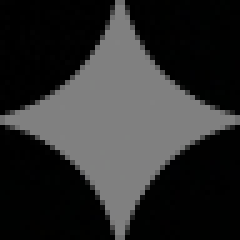
#> input picture assets/bg_48.png, 48 x 48 px, found by its file name (shown 5 times larger)
$ python test.py
#> lines starting #> are read from the running program, lines starting #| are printed output that depends on the picture
### watermark_remover.py
#!/usr/bin/env python3
"""
Gemini Watermark Remover - Python Implementation

Core watermark removal engine using reverse alpha blending.
"""

import cv2
import numpy as np
from pathlib import Path
from typing import Optional, Tuple, Union
from enum import Enum


class WatermarkSize(Enum):
    """Watermark size enumeration"""
    SMALL = (48, 48, 32)  # (width, height, margin)
    LARGE = (96, 96, 64)  # (width, height, margin)


class WatermarkRemover:
    """
    Gemini Watermark Removal Engine

    Uses reverse alpha blending to mathematically remove watermarks:
    original = (watermarked - alpha * logo_value) / (1 - alpha)
    """

    def __init__(self, logo_value: float = 255.0):
        """
        Initialize the watermark remover.

        Args:
            logo_value: The brightness value of the Gemini logo (default: 255 = white)
        """
        self.logo_value = logo_value
        self.alpha_threshold = 0.002  # Ignore very small alpha (noise)
        self.max_alpha = 0.99  # Avoid division by near-zero

        # Load real alpha maps from Gemini watermark captures
        script_dir = Path(__file__).parent
        bg_48_path = script_dir / 'bg_48.png'
        bg_96_path = script_dir / 'bg_96.png'

        if bg_48_path.exists() and bg_96_path.exists():
            self.alpha_map_small = self.calculate_alpha_map(cv2.imread(str(bg_48_path)))
            self.alpha_map_large = self.calculate_alpha_map(cv2.imread(str(bg_96_path)))
        else:
            # Fall back to default alpha maps if files not found
            self.alpha_map_small = None
            self.alpha_map_large = None

    @staticmethod
    def get_watermark_size(image_width: int, image_height: int) -> WatermarkSize:
        """
        Determine watermark size based on image dimensions.

        Gemini's rules:
        - Large (96x96, 64px margin): BOTH width AND height > 1024
        - Small (48x48, 32px margin): Otherwise (including 1024x1024)

        Args:
            image_width: Image width in pixels
            image_height: Image height in pixels

        Returns:
            WatermarkSize enum (SMALL or LARGE)
        """
        if image_width > 1024 and image_height > 1024:
            return WatermarkSize.LARGE
        return WatermarkSize.SMALL

    @staticmethod
    def calculate_alpha_map(bg_capture: np.ndarray) -> np.ndarray:
        """
        Calculate alpha map from background capture.

        Takes the maximum value across RGB channels and normalizes to [0, 1].

        Args:
            bg_capture: Background capture image (BGR format)

        Returns:
            Alpha map as float32 array with values in [0, 1]
        """
        # Take max of RGB channels for brightness
        if len(bg_capture.shape) == 3 and bg_capture.shape[2] == 3:
            gray = np.max(bg_capture, axis=2)
        else:
            gray = bg_capture

        # Normalize to [0, 1]
        alpha_map = gray.astype(np.float32) / 255.0
        return alpha_map

    # [30 lines left out: function create_default_alpha_map, not called in this run]

    def get_watermark_position(self, image_width: int, image_height: int,
                               size: WatermarkSize) -> Tuple[int, int]:
        """
        Calculate watermark position (bottom-right with margin).

        Args:
            image_width: Image width
            image_height: Image height
            size: Watermark size

        Returns:
            (x, y) position of top-left corner of watermark
        """
        w, h, margin = size.value
        x = image_width - w - margin
        y = image_height - h - margin
        return (x, y)

    def remove_watermark_from_region(self, image_region: np.ndarray,
                                     alpha_map: np.ndarray) -> np.ndarray:
        """
        Apply reverse alpha blending to remove watermark from image region.

        Formula: original = (watermarked - alpha * logo) / (1 - alpha)

        Args:
            image_region: Image region containing watermark (BGR, uint8)
            alpha_map: Alpha map for the watermark (float32, [0, 1])

        Returns:
            Restored image region (BGR, uint8)
        """
        # Convert to float for computation
        image_f = image_region.astype(np.float32)

        # Expand alpha to 3 channels (BGR)
        alpha_3ch = np.expand_dims(alpha_map, axis=2)

        # Create mask for pixels above threshold
        valid_mask = alpha_map >= self.alpha_threshold

        # Clamp alpha to avoid division issues (only upper limit!)
        alpha_clamped = np.minimum(alpha_3ch, self.max_alpha)
        one_minus_alpha = 1.0 - alpha_clamped

        # Apply reverse alpha blending
        original = (image_f - alpha_clamped * self.logo_value) / one_minus_alpha

        # Only update pixels with significant watermark effect
        result = image_f.copy()
        for c in range(3):  # Process each channel
            result[:, :, c] = np.where(valid_mask, original[:, :, c], image_f[:, :, c])

        # Clamp to valid range and convert back
        result = np.clip(result, 0, 255).astype(np.uint8)
        return result

    def remove_watermark(self, image: np.ndarray,
                        force_size: Optional[WatermarkSize] = None,
                        alpha_map: Optional[np.ndarray] = None) -> np.ndarray:
        """
        Remove watermark from image.

        Args:
            image: Input image (BGR format)
            force_size: Optional forced watermark size
            alpha_map: Optional custom alpha map (if None, uses default)

        Returns:
            Image with watermark removed
        """
        if image is None or image.size == 0:
            raise ValueError("Empty image provided")

        # Ensure BGR format
        if len(image.shape) == 2:
            image = cv2.cvtColor(image, cv2.COLOR_GRAY2BGR)
        elif image.shape[2] == 4:
            image = cv2.cvtColor(image, cv2.COLOR_BGRA2BGR)

        # Make a copy to avoid modifying original
        result = image.copy()

        # Determine watermark size
        height, width = image.shape[:2]
        size = force_size or self.get_watermark_size(width, height)

        # Get watermark position
        x, y = self.get_watermark_position(width, height, size)
        w, h, _ = size.value

        # Get or create alpha map
        if alpha_map is None:
            # Use preloaded real alpha maps if available
            if size == WatermarkSize.SMALL and self.alpha_map_small is not None:
                alpha_map = self.alpha_map_small
            elif size == WatermarkSize.LARGE and self.alpha_map_large is not None:
                alpha_map = self.alpha_map_large
            else:
                # Fall back to default
                alpha_map = self.create_default_alpha_map(size)
        elif alpha_map.shape != (h, w):
            # Resize if needed
            alpha_map = cv2.resize(alpha_map, (w, h), interpolation=cv2.INTER_LINEAR)

        # Ensure alpha map is within image bounds
        if x < 0 or y < 0 or x + w > width or y + h > height:
            print(f"Warning: Watermark position ({x}, {y}) with size {w}x{h} exceeds image bounds")
            # Adjust to fit within bounds
            x = max(0, min(x, width - w))
            y = max(0, min(y, height - h))

        # Extract region of interest
        roi = result[y:y+h, x:x+w]

        # Remove watermark from region
        cleaned_roi = self.remove_watermark_from_region(roi, alpha_map)

        # Put cleaned region back
        result[y:y+h, x:x+w] = cleaned_roi

        return result

    def add_watermark(self, image: np.ndarray,
                     force_size: Optional[WatermarkSize] = None,
                     alpha_map: Optional[np.ndarray] = None) -> np.ndarray:
        """
        Add watermark to image (for testing purposes).

        Formula: watermarked = alpha * logo + (1 - alpha) * original

        Args:
            image: Input image (BGR format)
            force_size: Optional forced watermark size
            alpha_map: Optional custom alpha map

        Returns:
            Image with watermark added
        """
        if image is None or image.size == 0:
            raise ValueError("Empty image provided")

        # Ensure BGR format
        if len(image.shape) == 2:
            image = cv2.cvtColor(image, cv2.COLOR_GRAY2BGR)
        elif image.shape[2] == 4:
            image = cv2.cvtColor(image, cv2.COLOR_BGRA2BGR)

        result = image.copy()

        # Determine watermark size
        height, width = image.shape[:2]
        size = force_size or self.get_watermark_size(width, height)

        # Get watermark position
        x, y = self.get_watermark_position(width, height, size)
        w, h, _ = size.value

        # Get or create alpha map
        if alpha_map is None:
            # Use preloaded real alpha maps if available
            if size == WatermarkSize.SMALL and self.alpha_map_small is not None:
                alpha_map = self.alpha_map_small
            elif size == WatermarkSize.LARGE and self.alpha_map_large is not None:
                alpha_map = self.alpha_map_large
            else:
                # Fall back to default
                alpha_map = self.create_default_alpha_map(size)
        elif alpha_map.shape != (h, w):
            alpha_map = cv2.resize(alpha_map, (w, h), interpolation=cv2.INTER_LINEAR)

        # Extract ROI
        roi = result[y:y+h, x:x+w].astype(np.float32)
        alpha_3ch = np.expand_dims(alpha_map, axis=2)

        # Apply alpha blending
        watermarked = alpha_3ch * self.logo_value + (1.0 - alpha_3ch) * roi
        result[y:y+h, x:x+w] = np.clip(watermarked, 0, 255).astype(np.uint8)

        return result


def process_image(input_path: Union[str, Path],
                 output_path: Union[str, Path],
                 remove: bool = True,
                 force_size: Optional[WatermarkSize] = None,
                 logo_value: float = 255.0) -> bool:
    """
    Process a single image file.

    Args:
        input_path: Path to input image
        output_path: Path to output image
        remove: If True, remove watermark; if False, add watermark
        force_size: Optional forced watermark size
        logo_value: Logo brightness value

    Returns:
        True if successful, False otherwise
    """
    try:
        input_path = Path(input_path)
        output_path = Path(output_path)

        # Read image
        image = cv2.imread(str(input_path), cv2.IMREAD_COLOR)
        if image is None:
            print(f"Error: Failed to load image: {input_path}")
            return False

        height, width = image.shape[:2]
        print(f"Processing: {input_path.name} ({width}x{height})")

        # Process image
        engine = WatermarkRemover(logo_value=logo_value)

        if remove:
            result = engine.remove_watermark(image, force_size=force_size)
        else:
            result = engine.add_watermark(image, force_size=force_size)

        # Create output directory if needed
        output_path.parent.mkdir(parents=True, exist_ok=True)

        # Determine output quality based on format
        ext = output_path.suffix.lower()
        if ext in ['.jpg', '.jpeg']:
            # JPEG: 100 = best quality (still lossy)
            success = cv2.imwrite(str(output_path), result, [cv2.IMWRITE_JPEG_QUALITY, 100])
        elif ext == '.png':
            # PNG: lossless, compression level affects size/speed
            success = cv2.imwrite(str(output_path), result, [cv2.IMWRITE_PNG_COMPRESSION, 6])
        elif ext == '.webp':
            # WebP: 101 = lossless mode
            success = cv2.imwrite(str(output_path), result, [cv2.IMWRITE_WEBP_QUALITY, 101])
        else:
            success = cv2.imwrite(str(output_path), result)

        if not success:
            print(f"Error: Failed to write image: {output_path}")
            return False

        print(f"Saved: {output_path.name}")
        return True

    except Exception as e:
        print(f"Error processing {input_path}: {e}")
        return False


# [53 lines left out: function process_directory, not called in this run]

### test.py
#!/usr/bin/env python3
"""
Test script for Gemini Watermark Remover

Creates test images and demonstrates functionality.
"""

import cv2
import numpy as np
from pathlib import Path
from watermark_remover import WatermarkRemover, WatermarkSize, process_image


def create_test_image(width: int, height: int, output_path: str):
    """Create a test image with gradient background"""
    # Create gradient image
    x = np.linspace(0, 255, width)
    y = np.linspace(0, 255, height)
    xv, yv = np.meshgrid(x, y)

    # Create RGB channels
    r = xv.astype(np.uint8)
    g = yv.astype(np.uint8)
    b = ((xv + yv) / 2).astype(np.uint8)

    image = np.stack([b, g, r], axis=-1)  # BGR format
    cv2.imwrite(output_path, image)
    print(f"Created test image: {output_path} ({width}x{height})")
    return image


def test_watermark_operations():
    """Test adding and removing watermarks"""
    print("=" * 60)
    print("Gemini Watermark Remover - Test Script")
    print("=" * 60)

    # Create test directory
    test_dir = Path("test_output")
    test_dir.mkdir(exist_ok=True)

    # Test 1: Small image (should use 48x48 watermark)
    print("\n[Test 1] Small image (800x600)")
    print("-" * 60)
    small_image = create_test_image(800, 600, str(test_dir / "test_small_original.jpg"))
#> in create_test_image, `cv2.imwrite(output_path, image)`:
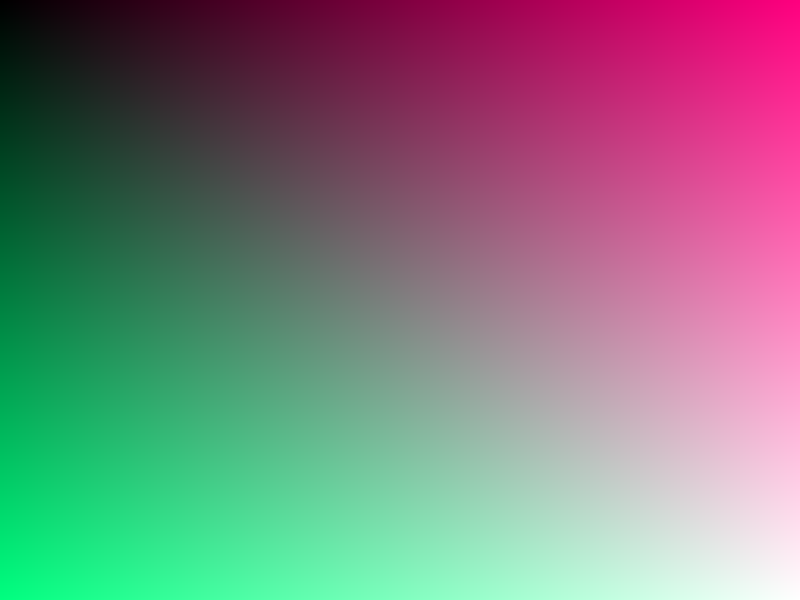
#> saved as test_small_original.jpg: shape (600, 800, 3); mean B, G, R 127, 127, 127

    remover = WatermarkRemover()
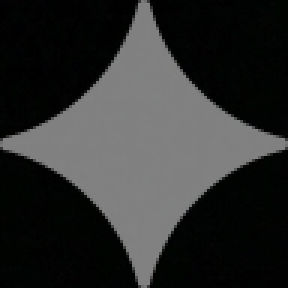
#> input picture assets/bg_96.png, 96 x 96 px, found by its file name (shown 3 times larger)

    # Add watermark
    watermarked_small = remover.add_watermark(small_image.copy())
    cv2.imwrite(str(test_dir / "test_small_watermarked.jpg"), watermarked_small)
    print("✓ Added watermark (48x48)")

    # Remove watermark
    cleaned_small = remover.remove_watermark(watermarked_small.copy())
#> in remove_watermark_from_region, `valid_mask = alpha_map >= self.alpha_threshold`: valid_mask: shape (48, 48) bool; 88% white; black in thin lines or dots
    cv2.imwrite(str(test_dir / "test_small_cleaned.jpg"), cleaned_small)
    print("✓ Removed watermark")

    # Test 2: Large image (should use 96x96 watermark)
    print("\n[Test 2] Large image (1920x1080)")
    print("-" * 60)
    large_image = create_test_image(1920, 1080, str(test_dir / "test_large_original.jpg"))
#> call 2 of create_test_image, with width = 1920, height = 1080, output_path = 'test_output/test_large_original.jpg'
#> in create_test_image (call 2), `cv2.imwrite(output_path, image)`:
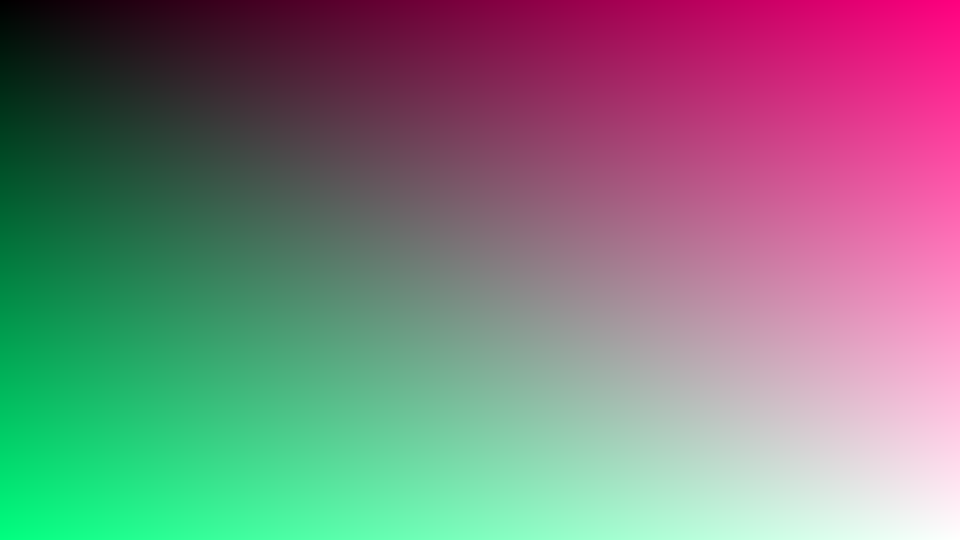
#> saved as test_large_original.jpg: shape (1080, 1920, 3) (shown at 1/2 size); mean B, G, R 127, 127, 127

    # Add watermark
    watermarked_large = remover.add_watermark(large_image.copy())
    cv2.imwrite(str(test_dir / "test_large_watermarked.jpg"), watermarked_large)
    print("✓ Added watermark (96x96)")

    # Remove watermark
    cleaned_large = remover.remove_watermark(watermarked_large.copy())
#> in remove_watermark_from_region (call 2), `valid_mask = alpha_map >= self.alpha_threshold`:
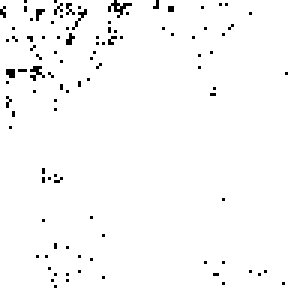
#> valid_mask: shape (96, 96) bool (shown 3 times larger); 97.8% white; black in thin lines or dots
#> in remove_watermark_from_region (call 2), `one_minus_alpha = 1.0 - alpha_clamped`:
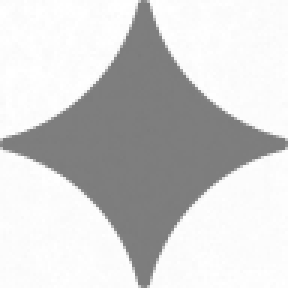
#> one_minus_alpha: shape (96, 96, 1) float32 (shown 3 times larger); min 0.486, max 1, mean 0.815
    cv2.imwrite(str(test_dir / "test_large_cleaned.jpg"), cleaned_large)
    print("✓ Removed watermark")

    # Test 3: Edge case - exactly 1024x1024 (should use 48x48)
    print("\n[Test 3] Edge case (1024x1024)")
    print("-" * 60)
    edge_image = create_test_image(1024, 1024, str(test_dir / "test_edge_original.jpg"))
#> call 3 of create_test_image, with width = 1024, height = 1024, output_path = 'test_output/test_edge_original.jpg'
#> in create_test_image (call 3), `cv2.imwrite(output_path, image)`:
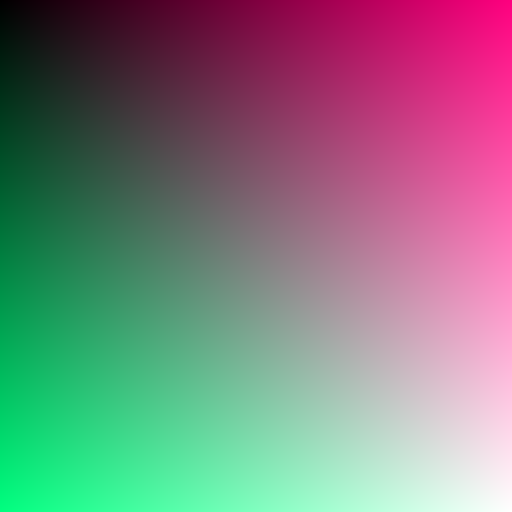
#> saved as test_edge_original.jpg: shape (1024, 1024, 3) (shown at 1/2 size); mean B, G, R 127, 127, 127

    detected_size = remover.get_watermark_size(1024, 1024)
    print(f"✓ Detected size: {detected_size.name}")

    watermarked_edge = remover.add_watermark(edge_image.copy())
    cv2.imwrite(str(test_dir / "test_edge_watermarked.jpg"), watermarked_edge)

    cleaned_edge = remover.remove_watermark(watermarked_edge.copy())
    cv2.imwrite(str(test_dir / "test_edge_cleaned.jpg"), cleaned_edge)
    print("✓ Processed successfully")

    # Test 4: Force size override
    print("\n[Test 4] Force size override")
    print("-" * 60)
    forced_large = remover.add_watermark(
        small_image.copy(),
        force_size=WatermarkSize.LARGE
    )
#> in add_watermark (call 4), `watermarked = alpha_3ch * self.logo_value + (1.0 - alpha_3ch) * roi`:
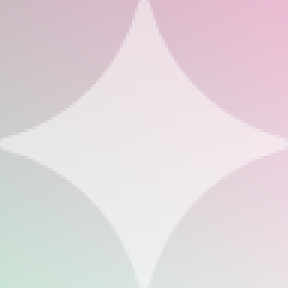
#> watermarked: shape (96, 96, 3) float32 (shown 3 times larger); mean of channels 0, 1, 2 220.7, 215.9, 225.6; drawn as B, G, R
    cv2.imwrite(str(test_dir / "test_forced_large.jpg"), forced_large)
    print("✓ Forced LARGE watermark on small image")

    # Test 5: Process image function
    print("\n[Test 5] Test process_image function")
    print("-" * 60)
    success = process_image(
        test_dir / "test_small_watermarked.jpg",
        test_dir / "test_small_processed.jpg",
        remove=True
    )
#| Processing: test_small_watermarked.jpg (800x600)
    print(f"✓ process_image: {'SUCCESS' if success else 'FAILED'}")

    # Calculate quality metrics
    print("\n[Quality Metrics]")
    print("-" * 60)

    def calculate_psnr(img1, img2):
        """Calculate Peak Signal-to-Noise Ratio"""
        mse = np.mean((img1.astype(float) - img2.astype(float)) ** 2)
        if mse == 0:
            return float('inf')
        return 20 * np.log10(255.0 / np.sqrt(mse))

    # Compare original vs cleaned for small image
    psnr = calculate_psnr(small_image, cleaned_small)
#> in calculate_psnr, `mse = np.mean((img1.astype(float) - img2.astype(float)) ** 2)`: mse = 0.00676
#> psnr = 69.83
    print(f"Small image PSNR (original vs cleaned): {psnr:.2f} dB")
#| Small image PSNR (original vs cleaned): 69.83 dB

    psnr = calculate_psnr(large_image, cleaned_large)
#> psnr = 69.93
    print(f"Large image PSNR (original vs cleaned): {psnr:.2f} dB")
#| Large image PSNR (original vs cleaned): 69.93 dB

    # Summary
    print("\n" + "=" * 60)
    print("✓ All tests completed successfully!")
    print(f"✓ Test images saved to: {test_dir.absolute()}")
    print("=" * 60)

    print("\nGenerated files:")
    for file in sorted(test_dir.glob("*.jpg")):
        size = file.stat().st_size / 1024
        print(f"  - {file.name} ({size:.1f} KB)")


def test_cli_usage():
    """Demonstrate CLI usage examples"""
    print("\n\n" + "=" * 60)
    print("CLI Usage Examples")
    print("=" * 60)

    examples = [
        ("Simple mode (in-place edit)", "python cli.py image.jpg"),
        ("Specify input/output", "python cli.py -i input.jpg -o output.jpg"),
        ("Batch processing", "python cli.py -i ./input/ -o ./output/"),
        ("Force small watermark", "python cli.py -i image.jpg -o clean.jpg --force-small"),
        ("Show banner", "python cli.py -i image.jpg -o clean.jpg --banner"),
        ("Quiet mode", "python cli.py -i image.jpg -o clean.jpg --quiet"),
    ]

    for description, command in examples:
        print(f"\n{description}:")
        print(f"  $ {command}")


def test_api_usage():
    """Demonstrate API usage examples"""
    print("\n\n" + "=" * 60)
    print("Python API Usage Examples")
    print("=" * 60)

    code_examples = [
        ("Basic usage", """
from watermark_remover import process_image

# Process single image
process_image('watermarked.jpg', 'clean.jpg')
"""),
        ("Using WatermarkRemover class", """
from watermark_remover import WatermarkRemover
import cv2

remover = WatermarkRemover()
image = cv2.imread('watermarked.jpg')
cleaned = remover.remove_watermark(image)
cv2.imwrite('clean.jpg', cleaned)
"""),
        ("Batch processing", """
from watermark_remover import process_directory

# Process entire directory
success, failed = process_directory('./input/', './output/')
print(f"Processed: {success} succeeded, {failed} failed")
"""),
        ("Advanced options", """
from watermark_remover import WatermarkRemover, WatermarkSize

remover = WatermarkRemover(logo_value=235.0)
cleaned = remover.remove_watermark(
    image,
    force_size=WatermarkSize.SMALL
)
"""),
    ]

    for title, code in code_examples:
        print(f"\n{title}:")
        print(code)


if __name__ == '__main__':
    try:
        test_watermark_operations()
        test_cli_usage()
        test_api_usage()

        print("\n" + "=" * 60)
        print("✓ Test script completed successfully!")
        print("=" * 60)

    except Exception as e:
        print(f"\n✗ Error: {e}")
        import traceback
        traceback.print_exc()
